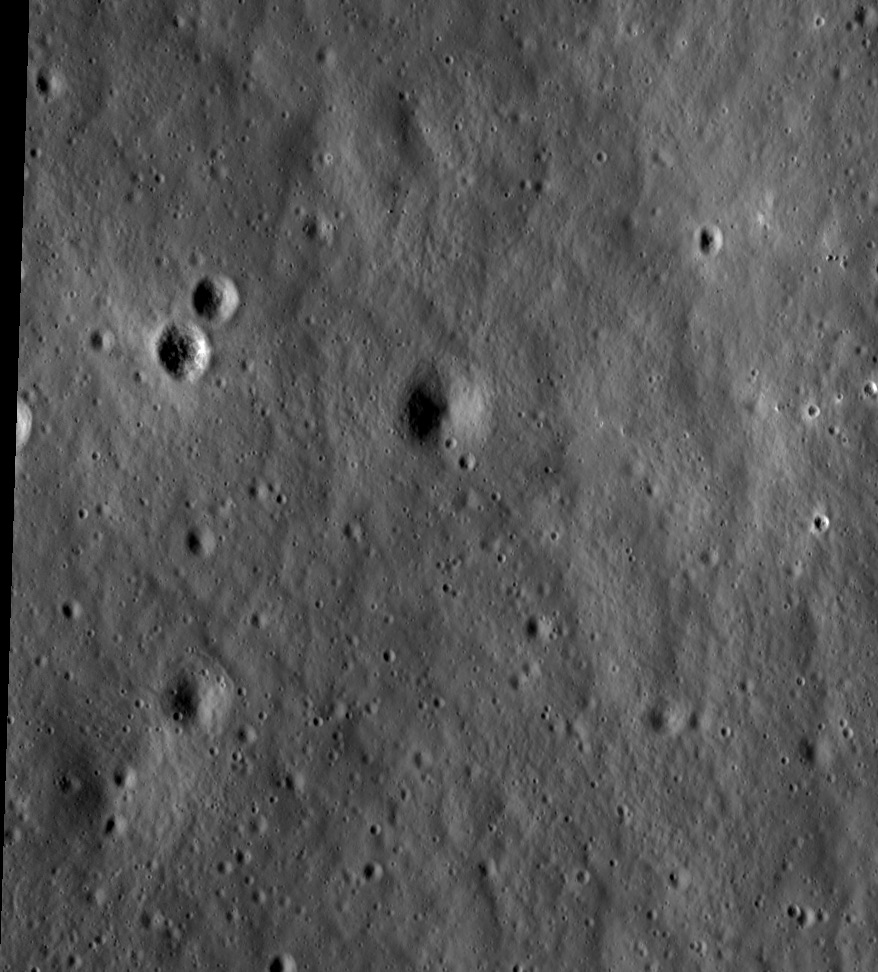
#> input picture src/data/run-L.jpeg, 878 x 972 px, found by its file name
$ python ransac.py
#> lines starting #> are read from the running program, lines starting #| are printed output that depends on the picture; after the words box and inside, x2 and y2 are one past the last pixel; in counts of white or black regions, pixels touching at a corner belong together
### src/sift.py
import cv2
import numpy as np


def sift(img1, img2, display=False):
    sift = cv2.SIFT_create()
    kp1, des1 = sift.detectAndCompute(img1, None)
    kp2, des2 = sift.detectAndCompute(img2, None)
    # Brute-Force Matching

    bf = cv2.BFMatcher()
    all_matches = bf.knnMatch(des1, des2, k=2)

    # Apply ratio test


    # cv2.drawMatchesKnn expects list of lists as matches.
    if display:
        img3 = cv2.drawMatchesKnn(img1, kp1, img2, kp2, all_matches, None, flags=2)
        cv2.imshow('img3', img3)
        cv2.waitKey(0)
        cv2.destroyAllWindows()


    pts1 = []
    pts2 = []
    for i, (m,n) in enumerate(all_matches):
        if m.distance < 0.75*n.distance:
            pts1.append(kp1[m.queryIdx].pt)
            pts2.append(kp2[m.trainIdx].pt)

    pts1 = np.int32(pts1)
    pts2 = np.int32(pts2)

    # # convert matches to numpy array with shape (n, 4)

    return pts1, pts2


    # [7 lines of commented-out code are left out]


# [7 lines that do not run on import are left out]


### src/ransac.py
# import numpy as np
# import cv2

import numpy as np
import cv2
from math import log, log1p, pow


def ransac(pt1, pt2):
    n_rows = np.array(pt1).shape[0]

    # RANSAC
    best_F = None
    best_inliers = 0
    n = 0
    Niter = 1000
    beta = 0.01
    threshold = 1.5

    while (n < Niter):
        indices = []
        # randomly select 8 points
        random = np.random.choice(n_rows, size=8)
        img1_8pt = pt1[random]
        img2_8pt = pt2[random]
        F = get_F_matrix(img1_8pt, img2_8pt)

        for j in range(n_rows):
            x1 = pt1[j]
            x2 = pt2[j]

            # error computation
            pt1_ = np.array([x1[0], x1[1], 1])
            pt2_ = np.array([x2[0], x2[1], 1])
            d = np.abs(np.dot(pt1_.T, np.dot(F, pt2_))) / \
                np.sqrt(np.dot(F, pt2_)[0]**2 + np.dot(F, pt2_)[1]**2)

            if np.abs(d) < threshold:
                indices.append(j)

        if len(indices) > best_inliers:
            best_inliers = len(indices)
            final_indices = indices
            best_F = F
            Niter = log(beta)/log1p(-pow(best_inliers/n_rows, 8))
            print(n, "/", Niter, " | inliers:", best_inliers)
        n += 1

    img1_points = pt1[final_indices]
    img2_points = pt2[final_indices]

    return img1_points, img2_points, best_F


def normalize_points(pts):
    """
    This function normalizes the points
    so that the origin is at centroid and
    mean distance from origin is sqrt(2).
    """

    mean_x = np.mean(pts[:, 0])
    mean_y = np.mean(pts[:, 1])
    x = pts[:, 0] / mean_x
    y = pts[:, 1] / mean_y
    pts = np.vstack((x, y)).T
    N = np.array([[1 / mean_x, 0, 0], [0, 1 / mean_y, 0], [0, 0, 1]])

    return pts, N


def get_F_matrix(pts1, pts2, normalize=True):
    """
    This function returns the fundamental matrix F
    given two sets of corresponding points pts1 and pts2
    """

    # Convert to homogeneous coordinates
    pts1 = np.hstack((pts1, np.ones((pts1.shape[0], 1))))
    pts2 = np.hstack((pts2, np.ones((pts2.shape[0], 1))))

    if normalize:
        pts1, N1 = normalize_points(pts1)
        pts2, N2 = normalize_points(pts2)

    x1, y1 = pts1[:, 0], pts1[:, 1]
    x2, y2 = pts2[:, 0], pts2[:, 1]

    # Construct the A matrix
    A = np.vstack((x2 * x1, x2 * y1, x2, y2 * x1, y2 *
                  y1, y2, x1, y1, np.ones(x1.shape))).T

    # Solve for the SVD
    U, S, V = np.linalg.svd(A)

    # The fundamental matrix is the last column of V
    F = V[-1].reshape(3, 3)

    # Enforce rank 2 constraint
    U, S, V = np.linalg.svd(F)
    S[-1] = 0
    F = U @ np.diag(S) @ V

    # Denormalize
    if normalize:
        F = N2.T @ F @ N1

    return F


def drawlines(img1, img2, lines, pts1, pts2):
    """
    img1 - image on which we draw the epilines for the points in img2
    lines - corresponding epilines
    """
    r, c = img1.shape[:2]
    img1 = cv2.cvtColor(img1, cv2.COLOR_GRAY2BGR)
    img2 = cv2.cvtColor(img2, cv2.COLOR_GRAY2BGR)

    for r, pt1, pt2 in zip(lines, pts1, pts2):
        color = tuple(np.random.randint(0, 255, 3).tolist())  # random color

        x0, y0 = map(int, [0, -r[2]/r[1]])
        x1, y1 = map(int, [c, -(r[2]+r[0]*c)/r[1]])

        img1 = cv2.line(img1, (x0, y0), (x1, y1), color, 1)
        img1 = cv2.circle(img1, tuple(pt1[:2].astype(int)), 5, color, -1)
        img2 = cv2.circle(img2, tuple(pt2[:2].astype(int)), 5, color, -1)

    return img1, img2


if __name__ == "__main__":
    from sift import sift
    import matplotlib.pyplot as plt
    # read tif images
    img1 = cv2.imread('/Users/newt/Desktop/CS/SDI/VIC/Project/src/data/run-L.jpeg', cv2.IMREAD_GRAYSCALE)
#> img1 is the input picture: shape (972, 878); min 0, max 255, mean 85.4
    img2 = cv2.imread('/Users/newt/Desktop/CS/SDI/VIC/Project/src/data/run-R.jpeg', cv2.IMREAD_GRAYSCALE)
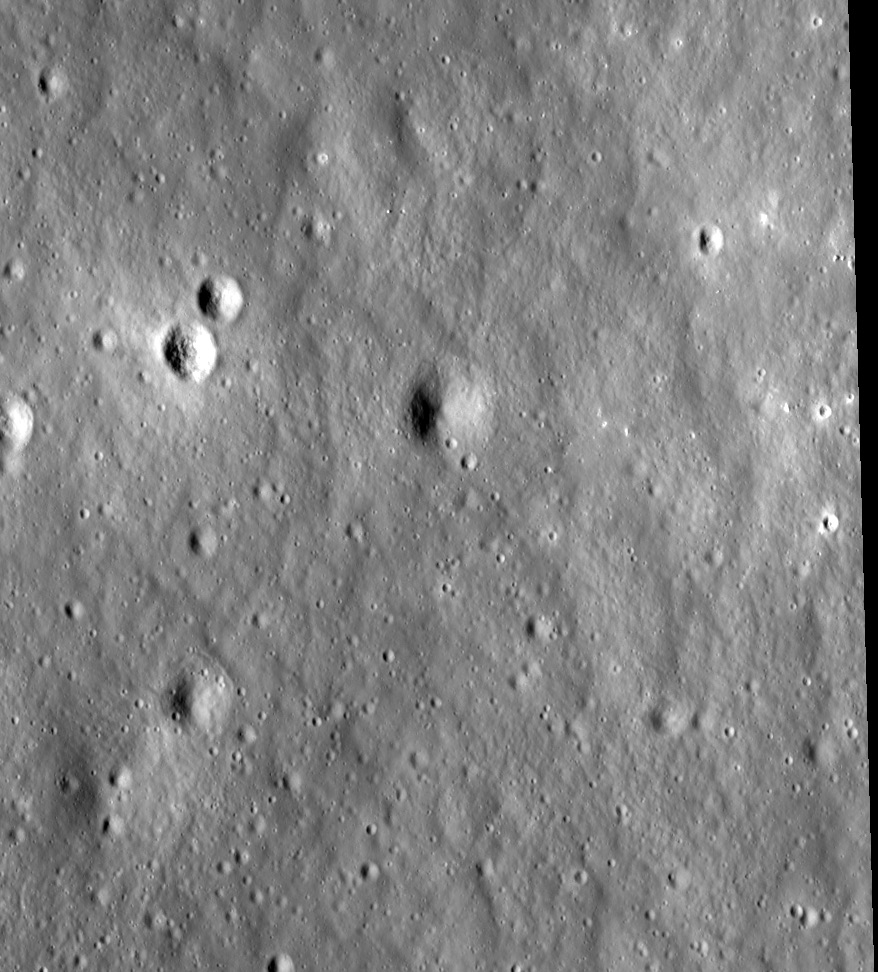
#> input picture src/data/run-R.jpeg, 878 x 972 px, found by its file name
#> img2 is the input picture: shape (972, 878); min 0, max 255, mean 129.7


    pts1, pts2 = sift(img1, img2, display=False)
#> in sift, `kp1, des1 = sift.detectAndCompute(img1, None)`: kp1 = 2692 keypoints; strongest (x, y, size): (818, 523, 5.2), (174, 353, 21.2), (23, 425, 11.8), (202, 349, 12.1)
#> in sift, `kp2, des2 = sift.detectAndCompute(img2, None)`: kp2 = 3948 keypoints; strongest (x, y, size): (825, 523, 3.7), (703, 240, 7.7), (838, 257, 2.4), (229, 297, 17.2)
#> in sift, `all_matches = bf.knnMatch(des1, des2, k=2)`: all_matches = 2692 matches
#> after the loop in sift, `for i, (m,n) in enumerate(all_matches):`: pts1 = 1785 pairs, first value 8.89 to 861.1, second value 2.82 to 967.9; pts2 = 1785 pairs, first value 18.12 to 864.7, second value 2.53 to 967.9
#> in sift, `pts1 = np.int32(pts1)`: pts1 = 1785 pairs, first value 8 to 861, second value 2 to 967
#> in sift, `pts2 = np.int32(pts2)`: pts2 = 1785 pairs, first value 18 to 864, second value 2 to 967

    pt1, pt2, F = ransac(pts1, pts2)
#> the loop in ransac, `while (n < Niter):` made 2 passes
#> (N1 in get_F_matrix, N2 in get_F_matrix, x1 in get_F_matrix, x2 in get_F_matrix, y2 in get_F_matrix) on pass 1: ([[0.00201, 0, 0], [0, 0.0022, 0], [0, 0, 1]], [[0.00202, 0, 0], [0, 0.0022, 0], [0, 0, 1]], [0.594, 0.48, 1.58, 1.08, 0.717, 0.658, 1.65, 1.24], [0.586, 0.48, 1.59, 1.07, 0.725, 0.653, 1.66, 1.23], [0.326, 1.69, 2.07, 0.41, 0.914, 0.498, 2.08, 0.0176])
#> (N2 in get_F_matrix, x1 in get_F_matrix, x2 in get_F_matrix, y2 in get_F_matrix) on pass 2: ([[0.00203, 0, 0], [0, 0.00161, 0], [0, 0, 1]], [0.921, 1.68, 0.28, 1.73, 0.513, 0.988, 1.37, 0.513], [0.917, 1.69, 0.282, 1.74, 0.509, 0.984, 1.37, 0.511], [0.955, 1.12, 0.316, 1.48, 1.3, 1.21, 1.25, 0.367])
#> after the loop in ransac, `while (n < Niter):`: Niter = 1.47; best_inliers = 1775; final_indices = 1775 values from 0 to 1784; n = 2
#> in ransac, `img1_points = pt1[final_indices]`: img1_points = 1775 pairs, first value 8 to 861, second value 2 to 967
#> in ransac, `img2_points = pt2[final_indices]`: img2_points = 1775 pairs, first value 18 to 864, second value 2 to 967
#> pt1 has the same summary as img1_points in ransac; pt2 has the same summary as img2_points in ransac; F = [[-7.02e-37, 1.09e-20, -4.37e-18], [-5.07e-21, -7.53e-22, 0.00156], [2.13e-18, -0.00156, 1.01e-16]]

    # CV2 LMEDS for comparison
    # F, mask = cv2.findFundamentalMat(pts1, pts2, cv2.FM_LMEDS)
    # pt1 = pts1[mask.ravel() == 1]
    # pt2 = pts2[mask.ravel() == 1]

    # Find epilines corresponding to points in right image (second image) and
    # drawing its lines on left image
    lines1 = cv2.computeCorrespondEpilines(pt2.reshape(-1, 1, 2), 2, F)
#> lines1 = 1775 rows, first 8: [-1.77e-15, -1, 966], [-1.46e-15, -1, 869], [-1.46e-15, -1, 869], [-1.41e-15, -1, 855], [-1.56e-15, -1, 902], [-1.58e-15, -1, 906], [-1.52e-15, -1, 887], [-1.52e-15, -1, 887]
    lines1 = lines1.reshape(-1, 3)[:100]
#> lines1 = 100 rows, first 8: [-1.77e-15, -1, 966], [-1.46e-15, -1, 869], [-1.46e-15, -1, 869], [-1.41e-15, -1, 855], [-1.56e-15, -1, 902], [-1.58e-15, -1, 906], [-1.52e-15, -1, 887], [-1.52e-15, -1, 887]
    img5, img6 = drawlines(img1, img2, lines1, pt1, pt2)
#> the loop in drawlines, `for r, pt1, pt2 in zip(lines, pts1, pts2):` made 100 passes
#> (r, pt1, pt2, color, y0, y1) on passes 1 to 9: ([-1.77e-15, -1, 966], [8, 966], [18, 966], (140, 58, 193), 966, 965), ([-1.46e-15, -1, 869], [12, 869], [18, 869], (230, 39, 87), 869, 868), ([-1.46e-15, -1, 869], [12, 869], [18, 869], (174, 88, 81), 869, 868), ([-1.41e-15, -1, 855], [13, 855], [18, 855], (165, 25, 77), 855, 854), ([-1.56e-15, -1, 902], [14, 902], [22, 902], (72, 9, 148), 902, 901), ([-1.58e-15, -1, 906], [15, 906], [23, 906], (115, 208, 243), 906, 905), ([-1.52e-15, -1, 887], [17, 887], [23, 887], (197, 254, 79), 887, 886), ([-1.52e-15, -1, 887], [17, 887], [23, 887], (175, 192, 82), 887, 886), ([-1.56e-15, -1, 900], [18, 900], [25, 900], (99, 216, 177), 900, 899)
#> (r, pt2, color, y0, y1) on passes 30, 33, 39, 45, 46, 47: ([6.95e-16, -1, 207], [33, 207], (68, 6, 196), 207, 207), ([6.37e-16, -1, 225], [35, 225], (180, 232, 78), 225, 225), ([5.82e-16, -1, 242], [38, 242], (95, 197, 94), 242, 242), ([1.17e-16, -1, 385], [40, 385], (127, 0, 138), 385, 385), ([6.4e-16, -1, 224], [41, 224], (114, 43, 186), 224, 224), ([6.4e-16, -1, 224], [41, 224], (127, 23, 187), 224, 224)
#> after the loop in drawlines, `for r, pt1, pt2 in zip(lines, pts1, pts2):`: img1: shape (972, 878, 3); mean B, G, R 88.7, 87.3, 88.9
#> after the loop in drawlines, `for r, pt1, pt2 in zip(lines, pts1, pts2):`:
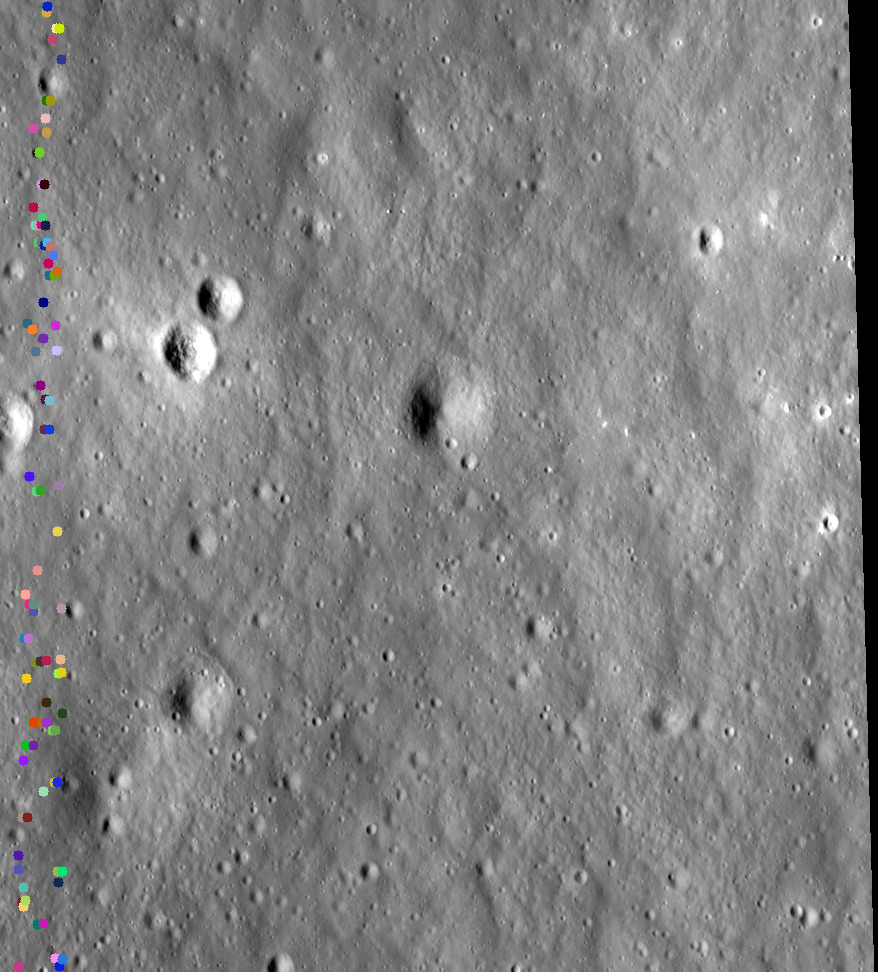
#> img2: shape (972, 878, 3); mean B, G, R 129.7, 129.6, 129.8
    # Find epilines corresponding to points in left image (first image) and
    # drawing its lines on right image
    lines2 = cv2.computeCorrespondEpilines(pt1.reshape(-1, 1, 2), 1, F)
#> lines2 = 1775 rows, first 8: [3.95e-15, 1, -966], [3.27e-15, 1, -869], [3.27e-15, 1, -869], [3.17e-15, 1, -855], [3.5e-15, 1, -902], [3.53e-15, 1, -906], [3.4e-15, 1, -887], [3.4e-15, 1, -887]
    lines2 = lines2.reshape(-1, 3)[:100]
#> lines2 = 100 rows, first 8: [3.95e-15, 1, -966], [3.27e-15, 1, -869], [3.27e-15, 1, -869], [3.17e-15, 1, -855], [3.5e-15, 1, -902], [3.53e-15, 1, -906], [3.4e-15, 1, -887], [3.4e-15, 1, -887]
    img3, img4 = drawlines(img2, img1, lines2, pt2, pt1)
#> the loop in drawlines (call 2), `for r, pt1, pt2 in zip(lines, pts1, pts2):` made 100 passes
#> (r, pt1, pt2, color, y0, y1) on passes 1 to 10: ([3.95e-15, 1, -966], [18, 966], [8, 966], (39, 137, 73), 966, 965), ([3.27e-15, 1, -869], [18, 869], [12, 869], (41, 151, 131), 869, 868), ([3.27e-15, 1, -869], [18, 869], [12, 869], (46, 218, 178), 869, 868), ([3.17e-15, 1, -855], [18, 855], [13, 855], (108, 3, 31), 855, 854), ([3.5e-15, 1, -902], [22, 902], [14, 902], (9, 138, 27), 902, 901), ([3.53e-15, 1, -906], [23, 906], [15, 906], (173, 199, 167), 906, 905), ([3.4e-15, 1, -887], [23, 887], [17, 887], (61, 85, 97), 887, 886), ([3.4e-15, 1, -887], [23, 887], [17, 887], (44, 34, 162), 887, 886), ([3.49e-15, 1, -900], [25, 900], [18, 900], (88, 33, 133), 900, 899), ([2.51e-15, 1, -760], [23, 760], [19, 760], (232, 36, 0), 760, 759)
#> (r, pt2, color, y0, y1) on passes 30, 33, 39, 45, 46, 47: ([-1.36e-15, 1, -207], [33, 207], (83, 177, 41), 207, 207), ([-1.23e-15, 1, -225], [35, 225], (224, 219, 73), 225, 225), ([-1.11e-15, 1, -242], [38, 242], (195, 51, 136), 242, 242), ([-1.12e-16, 1, -385], [40, 385], (116, 183, 64), 385, 385), ([-1.24e-15, 1, -224], [41, 224], (203, 220, 164), 224, 224), ([-1.24e-15, 1, -224], [41, 224], (25, 32, 170), 224, 224)
#> pass 1, in drawlines (call 2), `img1 = cv2.line(img1, (x0, y0), (x1, y1), color, 1)`:
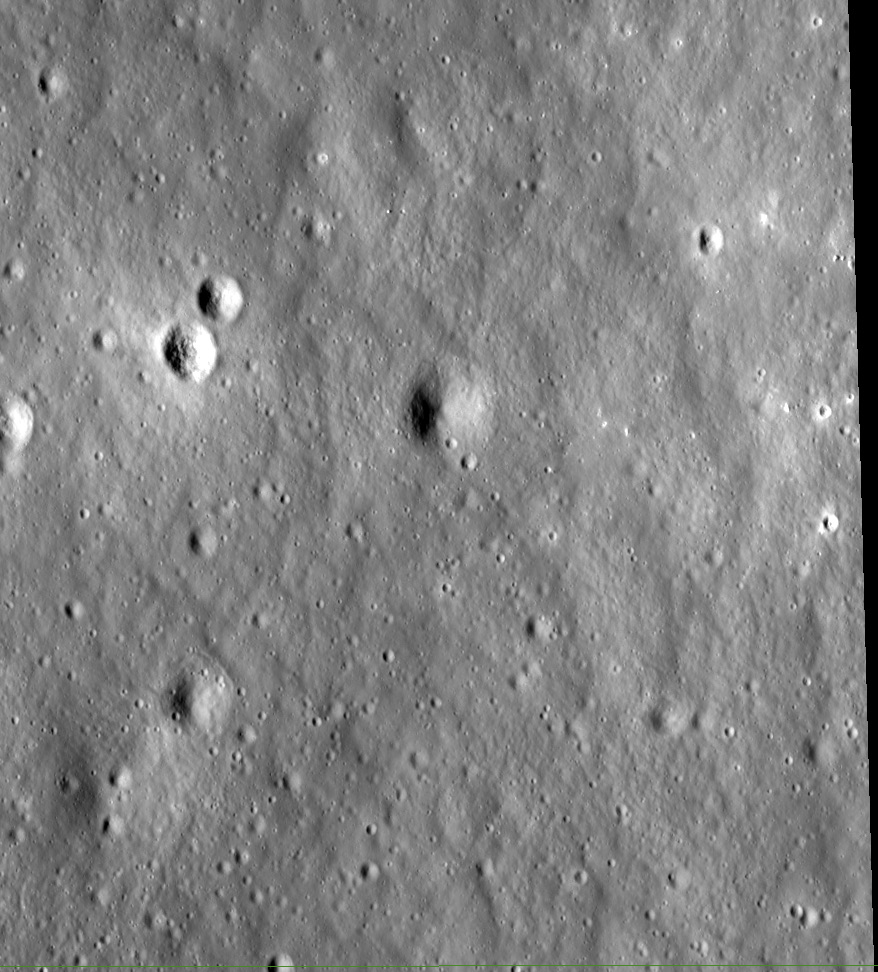
#> img1: shape (972, 878, 3); 0.1% of pixels changed, all inside (x1, y1, x2, y2) = (0, 965, 878, 967)
#> after the loop in drawlines (call 2), `for r, pt1, pt2 in zip(lines, pts1, pts2):`:
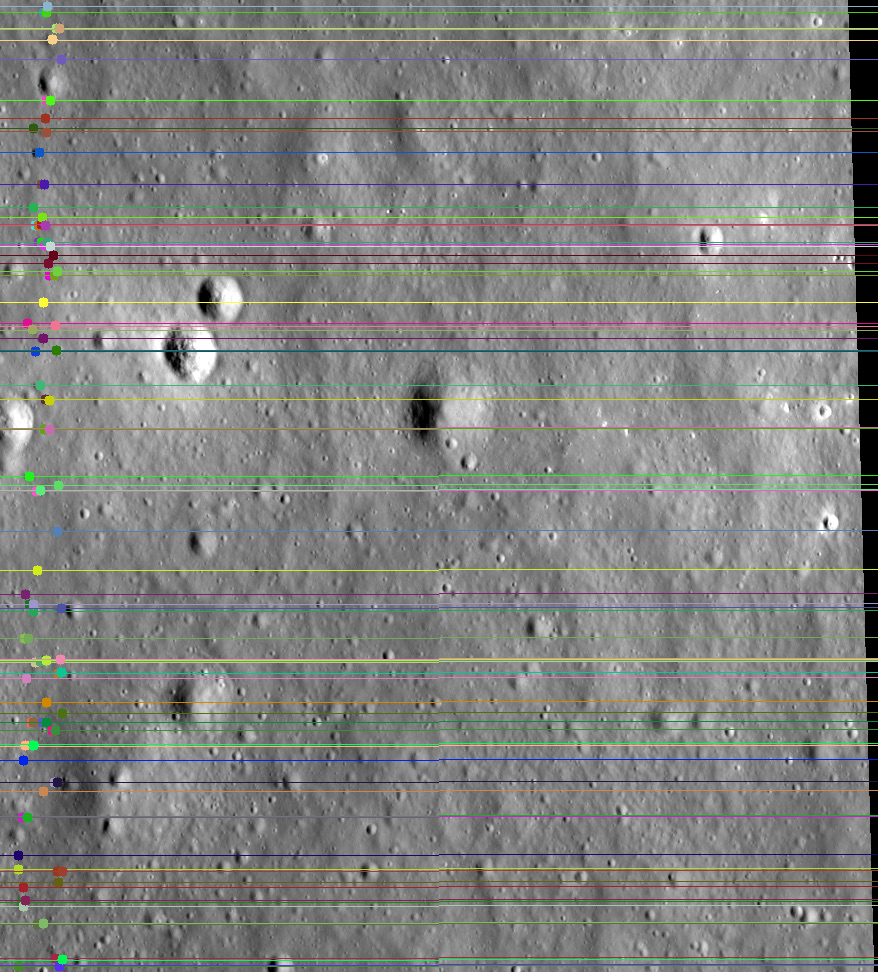
#> img1: shape (972, 878, 3); mean B, G, R 127.3, 130.2, 129.1
#> after the loop in drawlines (call 2), `for r, pt1, pt2 in zip(lines, pts1, pts2):`:
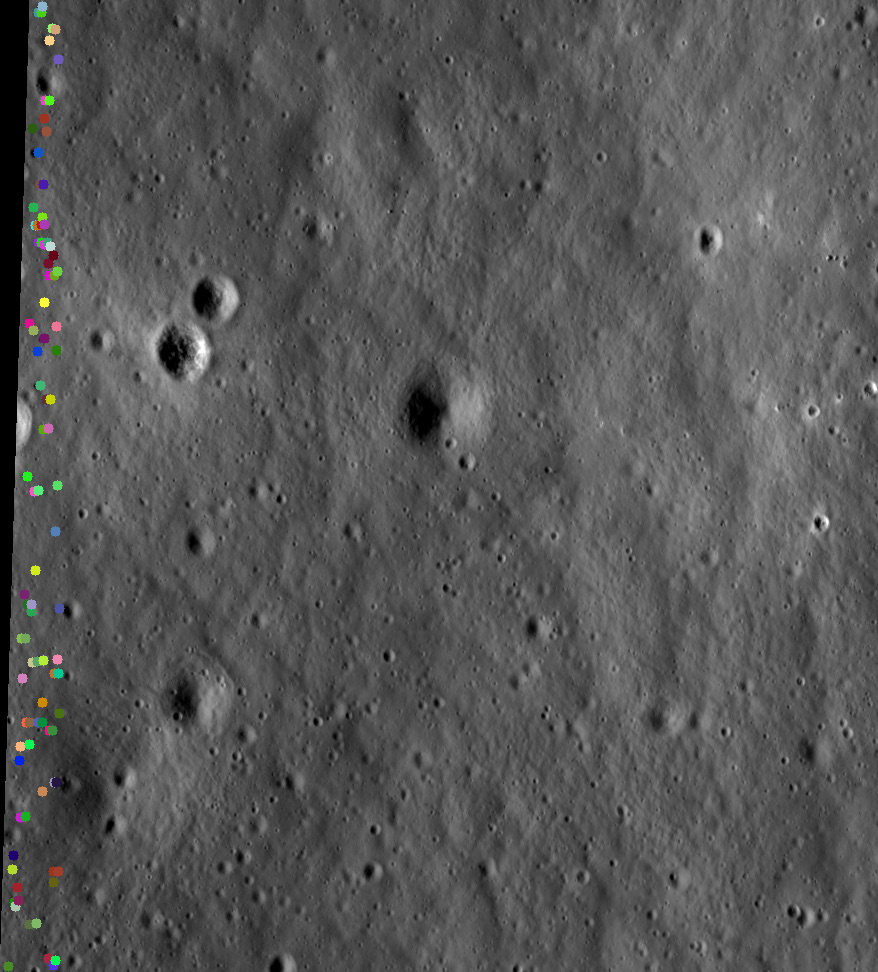
#> img2: shape (972, 878, 3); mean B, G, R 85.5, 85.7, 85.7
    plt.subplot(121), plt.imshow(img5)
    plt.subplot(122), plt.imshow(img3)
    plt.show()
#> figure, not shown here; B, G, R data is drawn as R, G, B
